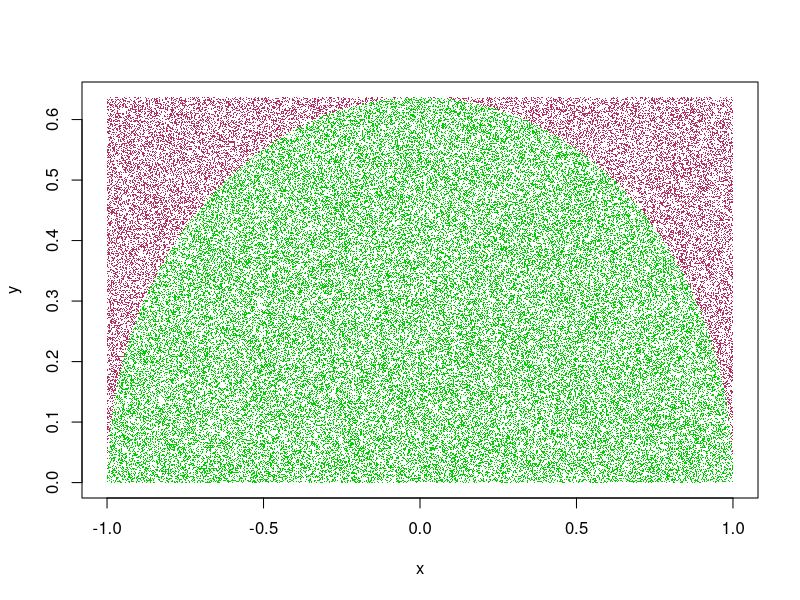

Recreate this plot in R.
set.seed(2019)
m <- 1e5
x <- runif(m, -1, 1) # interval that random variable should take
y <- runif(m, 0, 2/pi) # samples from c*g(x)
s <- x[y < (2/pi)*sqrt(1-x*x)] # take the ones such that f(x) <= c*g(x)
length(s)
plot(x,y, pch=".", col="maroon")
points(s,y[y< (2/pi)*sqrt(1-x^2)], pch=".", col="green3")